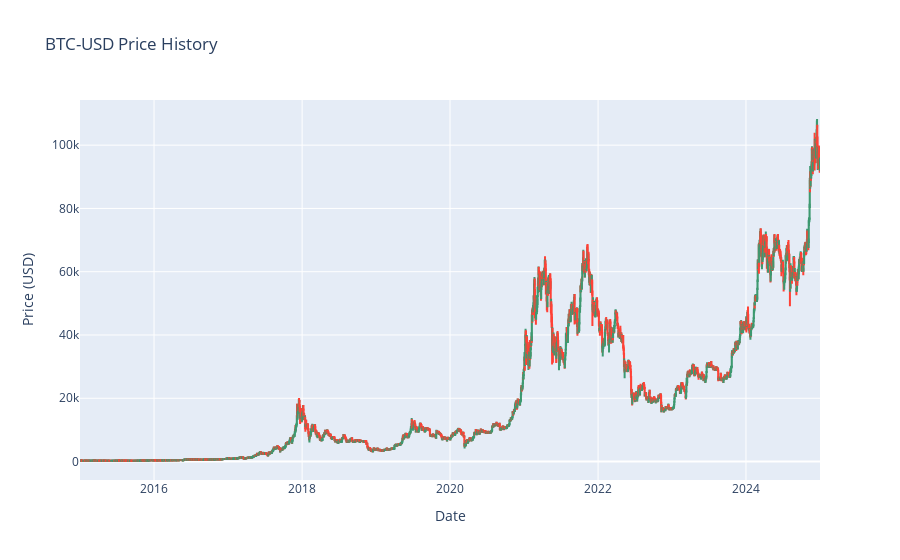

Source (notebook cell):
### Code cell
import plotly.graph_objects as go
fig = go.Figure(data=[go.Candlestick(x=df1['Date'],
                                     open=df1['Open'],
                                     high=df1['High'],
                                     low=df1['Low'],
                                     close=df1['Close'])])

fig.update_layout(title=f'{stock} Price History',
                    xaxis_title='Date',
                    yaxis_title='Price (USD)',
                    xaxis_rangeslider_visible=False)
fig.show()

### Figure 1 — Plotly figure (JSON) as saved in the notebook; plotly's stock layout.template omitted (floating-point values rounded to 4 significant figures; data arrays with more than 128 entries replaced by an {"elided": "..."} marker saying what was removed)
{"data": [{"close": {"elided": "3654 str values"}, "high": {"elided": "3654 str values"}, "low": {"elided": "3654 str values"}, "open": {"elided": "3654 str values"}, "type": "candlestick", "x": {"elided": "3654 str values"}}], "layout": {"title": {"text": "BTC-USD Price History"}, "xaxis": {"rangeslider": {"visible": false}, "title": {"text": "Date"}}, "yaxis": {"title": {"text": "Price (USD)"}}}}
